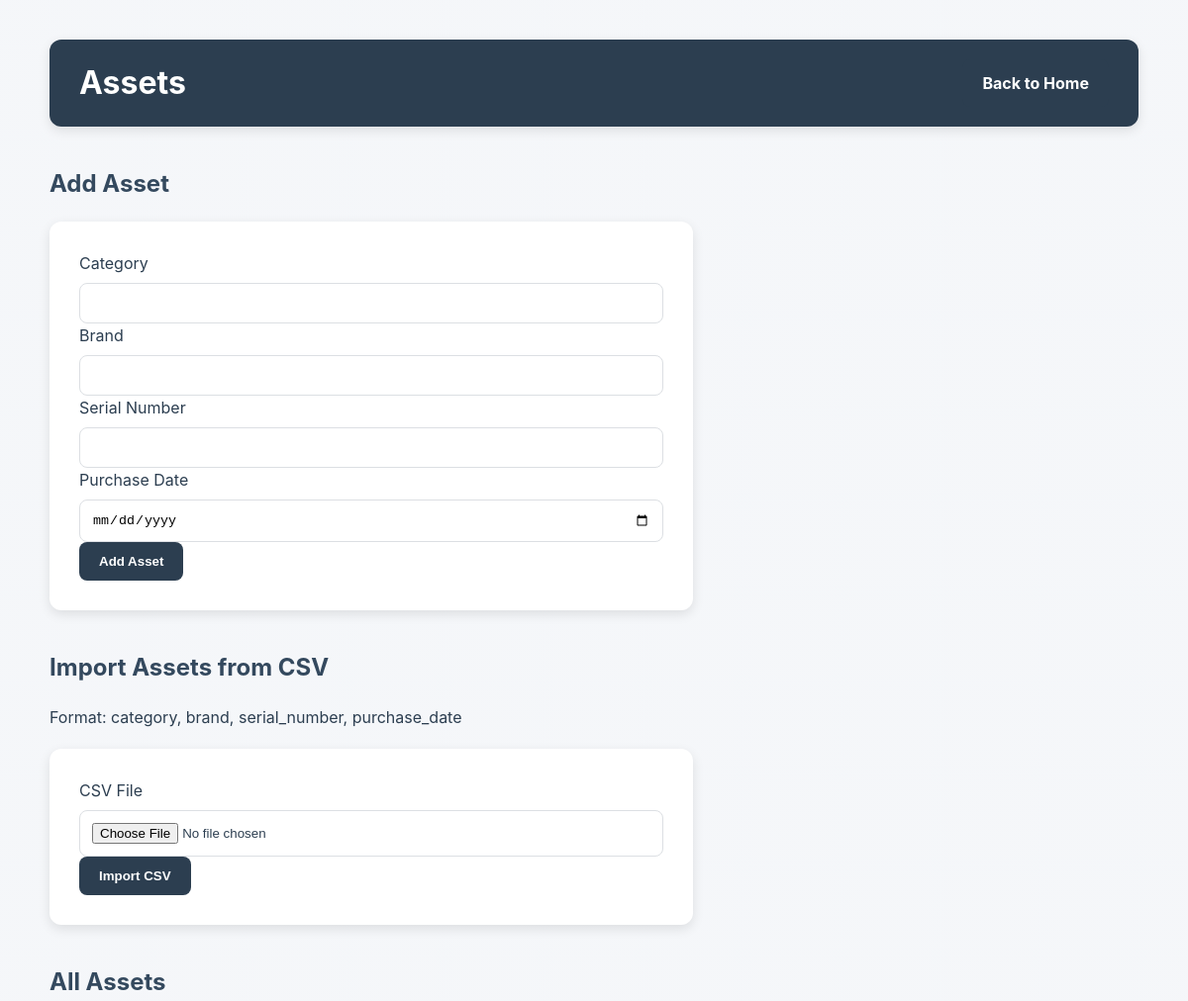
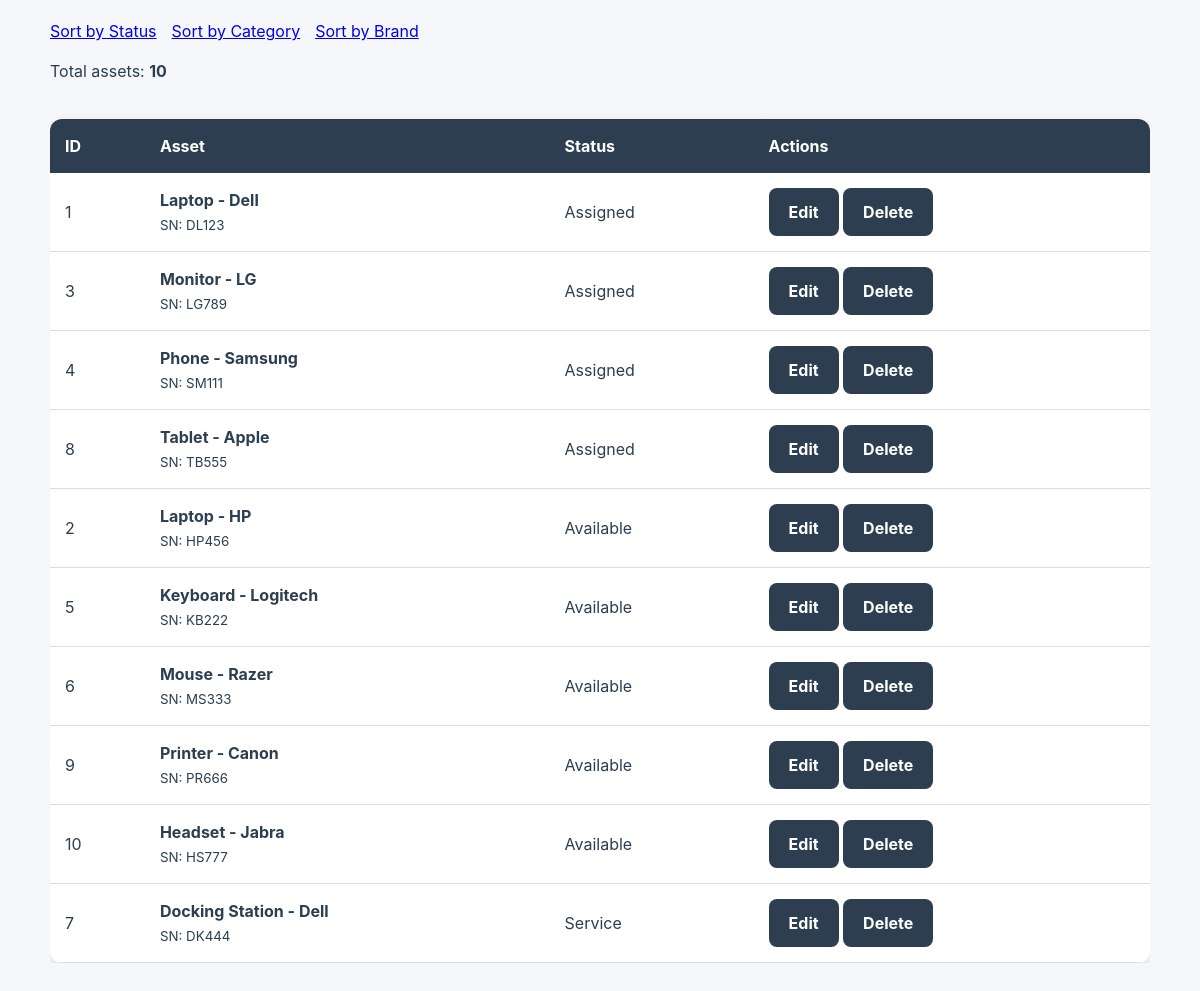
Screenshot of /assets/add with the database file from the repository (2 pictures, top to bottom).
### tables this page shows
CREATE TABLE assets (
                id INTEGER PRIMARY KEY AUTOINCREMENT,
                category TEXT NOT NULL,
                brand TEXT NOT NULL,
                serial_number TEXT UNIQUE NOT NULL,
                status TEXT NOT NULL DEFAULT 'Available',
                purchase_date TEXT
            );

### routes/assets.py (the view, shortened to what this page needs)
    @app.route("/assets/add", methods=["GET", "POST"])
    def add_asset_route() -> str | Response:
        sort_by = request.args.get("sort", "status")
        assets = get_all_assets(sort_by)
        return render_template(
            "assets/add.html",
            assets=assets
        )

### services/add_assets.py (called while the page is built)
def get_all_assets(
    sort_by: str = "status"
) -> list[sqlite3.Row]:
    allowed_sorts = {
        "status": "status",
        "category": "category",
        "brand": "brand"
    }
    sort_column = allowed_sorts.get(sort_by, "status")
    query = f"""
        SELECT *
        FROM assets
        ORDER BY {sort_column}
    """
    with sqlite3.connect(DB_PATH) as conn:
        conn.row_factory = sqlite3.Row
        cursor = conn.cursor()
        cursor.execute(query)
        return cursor.fetchall()

### templates/assets/add.html (shortened to what this page needs)
<!DOCTYPE html>
<html lang="en">
<head>
    <link rel="stylesheet"
          href="{{ url_for('static', filename='style.css') }}">
</head>
<body>
<div class="container">
    <div class="page-header">
        <h1>Assets</h1>
        <div class="header-buttons">
            <a href="{{ url_for('home') }}"
               class="btn">
                Back to Home
            </a>
        </div>
    </div>
    <section class="content-section">
        <h2>Add Asset</h2>
        <form method="POST">
            <div class="form-group">
                <label for="category">
                    Category
                </label>
                <input type="text"
                       id="category"
                       name="category"
                       required>
            </div>
            <div class="form-group">
                <label for="brand">
                    Brand
                </label>
                <input type="text"
                       id="brand"
                       name="brand"
                       required>
            </div>
            <div class="form-group">
                <label for="serial_number">
                    Serial Number
                </label>
                <input type="text"
                       id="serial_number"
                       name="serial_number"
                       required>
            </div>
            <div class="form-group">
                <label for="purchase_date">
                    Purchase Date
                </label>
                <input type="date"
                       id="purchase_date"
                       name="purchase_date">
            </div>
            <button type="submit"
                    name="add_asset">
                Add Asset
            </button>
        </form>
    </section>
    <section class="content-section">
        <h2>Import Assets from CSV</h2>
        <p>
            Format:
            category, brand, serial_number, purchase_date
        </p>
        <form method="POST"
              enctype="multipart/form-data">
            <div class="form-group">
                <label for="csv_file">
                    CSV File
                </label>
                <input type="file"
                       id="csv_file"
                       name="csv_file"
                       accept=".csv"
                       required>
            </div>
            <button type="submit"
                    name="import_csv">
                Import CSV
            </button>
        </form>
    </section>
    <section class="content-section">
        <p>
            <h2>All Assets</h2>
            <div class="header-buttons">
                <a href="?sort=status"
                   >
                    Sort by Status
                </a>
                <a href="?sort=category"
                   >
                    Sort by Category
                </a>
                <a href="?sort=brand"
                   >
                    Sort by Brand
                </a>
            </div>
        </p>
        <p>
            Total assets:
            <strong>{{ assets|length }}</strong>
        </p>
        {% if assets %}
            <div class="table-wrapper">
                <table>
                    <thead>
                        <tr>
                            <th>ID</th>
                            <th>Asset</th>
                            <th>Status</th>
                            <th>Actions</th>
                        </tr>
                    </thead>
                    <tbody>
                        {% for asset in assets %}
                        <tr>
                            <td>
                                {{ asset["id"] }}
                            </td>
                            <td>
                                <strong>
                                    {{ asset["category"] }}
                                    -
                                    {{ asset["brand"] }}
                                </strong>
                                <br>
                                <small>
                                    SN:
                                    {{ asset["serial_number"] }}
                                </small>
                            </td>
                            <td>
                                {{ asset["status"] }}
                            </td>
                            <td>
                                <div class="action-links">
                                    <a href="{{ url_for('edit_asset', asset_id=asset['id']) }}"
                                       class="btn btn-small">
                                        Edit
                                    </a>
                                    <a href="{{ url_for('delete_asset_route', asset_id=asset['id']) }}"
                                       class="btn btn-small"
                                       onclick="return confirm('Delete this asset?')">
                                        Delete
                                    </a>
                                </div>
                            </td>
                        </tr>
                        {% endfor %}
                    </tbody>
                </table>
            </div>
        {% else %}
            <p>No assets found.</p>
        {% endif %}
    </section>
</div>
</body>
</html>

### design/style.css (style rules this page uses)
:root { --color-primary: #2c3e50; --color-primary-light: #34495e; --color-background: #f4f6f9; --color-surface: #ffffff; --color-border: #dcdfe3; --color-success-bg: #d4edda; --color-success-text: #155724; --color-error-bg: #f8d7da; --color-error-text: #721c24; --color-warning-bg: #fff3cd; --color-warning-text: #856404; --shadow-sm: 0 2px 8px rgba(0, 0, 0, 0.08); --shadow-md: 0 4px 12px rgba(0, 0, 0, 0.10); --radius-sm: 8px; --radius-md: 12px; --transition-fast: 0.2s ease; }
* { box-sizing: border-box; }
body { font-family: Inter, -apple-system, BlinkMacSystemFont, "Segoe UI", sans-serif; line-height: 1.5; background-image: linear-gradient( rgba(244, 246, 249, 0.92), rgba(244, 246, 249, 0.92) ), url("https://images.unsplash.com/photo-1497366754035-f200968a6e72?q=80&w=1600&auto=format&fit=crop"); background-size: cover; background-position: center; background-attachment: fixed; margin: 0; padding: 40px; color: var(--color-primary); }
.container { max-width: 1100px; margin: auto; }
h1 { color: var(--color-primary); margin-bottom: 10px; }
h2 { color: var(--color-primary-light); margin-top: 40px; }
.btn, button { display: inline-block; background-color: var(--color-primary); color: white; padding: 12px 20px; border: none; border-radius: var(--radius-sm); text-decoration: none; font-weight: bold; cursor: pointer; transition: background-color var(--transition-fast), transform var(--transition-fast), box-shadow var(--transition-fast); }
form { background: var(--color-surface); padding: 30px; border-radius: var(--radius-md); box-shadow: var(--shadow-md); margin-top: 20px; max-width: 650px; }
input, select { width: 100%; padding: 12px; border: 1px solid var(--color-border); border-radius: var(--radius-sm); margin-top: 8px; box-sizing: border-box; transition: border-color var(--transition-fast), box-shadow var(--transition-fast); }
.table-wrapper { overflow-x: auto; }
table { width: 100%; border-collapse: collapse; background: var(--color-surface); border-radius: var(--radius-md); overflow: hidden; box-shadow: var(--shadow-md); margin-top: 20px; }
table th { background-color: var(--color-primary); color: white; padding: 15px; text-align: left; }
table td { padding: 15px; border-bottom: 1px solid #ddd; }
.page-header { display: flex; justify-content: space-between; align-items: center; gap: 20px; margin-bottom: 30px; background-color: var(--color-primary); padding: 20px 30px; border-radius: var(--radius-md); box-shadow: var(--shadow-md); }
.page-header h1 { margin: 0; color: white; }
.header-buttons { display: flex; gap: 15px; flex-wrap: wrap; }

### rows the page displays
assets: id "1", category "Laptop", brand "Dell", serial_number "DL123", status "Assigned"
assets: id "3", category "Monitor", brand "LG", serial_number "LG789", status "Assigned"
assets: id "4", category "Phone", brand "Samsung", serial_number "SM111", status "Assigned"
assets: id "8", category "Tablet", brand "Apple", serial_number "TB555", status "Assigned"
assets: id "2", category "Laptop", brand "HP", serial_number "HP456", status "Available"
assets: id "5", category "Keyboard", brand "Logitech", serial_number "KB222", status "Available"
assets: id "6", category "Mouse", brand "Razer", serial_number "MS333", status "Available"
assets: id "9", category "Printer", brand "Canon", serial_number "PR666", status "Available"
assets: id "10", category "Headset", brand "Jabra", serial_number "HS777", status "Available"
assets: id "7", category "Docking Station", brand "Dell", serial_number "DK444", status "Service"

### other values shown
{{ assets|length }} "10"
